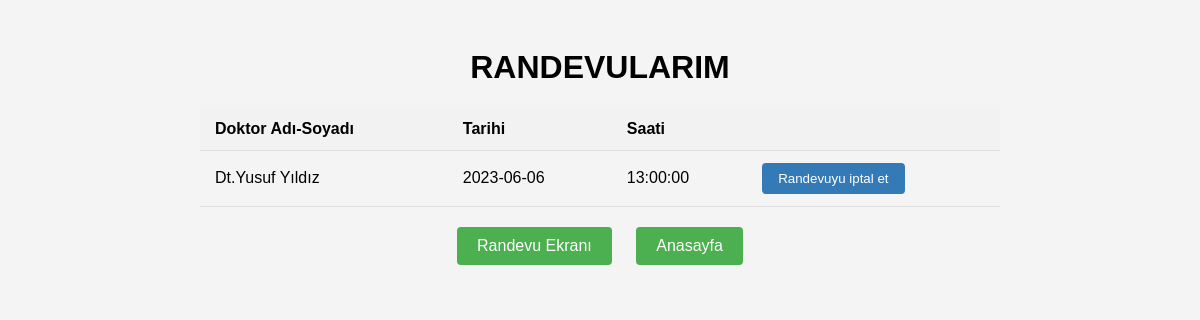
The page /randevu_goruntule.php (signed in) on the database its author committed.
### tables this page shows
CREATE TABLE `randevular` (
  `randevu_id` int(11) UNSIGNED NOT NULL,
  `tc` varchar(11) NOT NULL,
  `tam_ad` varchar(100) NOT NULL DEFAULT '',
  `tarih` date NOT NULL,
  `saat` time NOT NULL
);

### randevu_goruntule.php (the view, shortened to what this page needs)
<!DOCTYPE html>
<html>
<head>
</head>
<body>
    <div class="container">
        <h1>RANDEVULARIM</h1>
        <?php
        include("config.php");
        $kaydeden_tc=$_SESSION['form_tc'];
        $sql = "SELECT * FROM randevular WHERE `tc`='$kaydeden_tc'";
        $cevap = mysqli_query($db, $sql);
        echo "<form method='post' action=''>";
        echo "<table>";
        echo "<tr><th>Doktor Adı-Soyadı</th><th>Tarihi</th><th>Saati</th><th></th></tr>";
        while ($gelen = mysqli_fetch_array($cevap)) {
            echo "<tr><td>" . $gelen['tam_ad'] . "</td>";
            echo "<td>" . $gelen['tarih'] . "</td>";
            echo "<td>" . $gelen['saat'] . "</td>";
            echo "<td><input type='hidden' name='randevu_id' value='" . $gelen['randevu_id'] . "'><input type='submit' name='submit' value='Randevuyu iptal et'></td></tr>";
        }
        echo "</table>";
        echo "</form>";
        ?>
        <div class="buttons">
            <a href="ekran.php">Randevu Ekranı</a>
            <a href="anasayfa.php">Anasayfa</a>
        </div>
    </div>
</body>
</html>

### randevu_goruntule.php (style rules this page uses)
body { font-family: Arial, sans-serif; background-color: #f4f4f4; }
.container { max-width: 800px; margin: 0 auto; padding: 20px; }
h1, h4 { text-align: center; }
table { width: 100%; border-collapse: collapse; margin-top: 20px; }
th, td { padding: 12px 15px; text-align: left; border-bottom: 1px solid #ddd; }
th { background-color: #f2f2f2; font-weight: bold; }
.buttons { margin-top: 20px; text-align: center; }
.buttons a { display: inline-block; margin: 0 10px; padding: 10px 20px; background-color: #4caf50; color: #fff; text-decoration: none; border-radius: 4px; transition: background-color 0.3s ease; }
input[type="submit"] { display: inline-block; padding: 8px 16px; background-color: #337ab7; color: #fff; border: none; border-radius: 4px; cursor: pointer; transition: background-color 0.3s ease; }

### rows shown on the page
randevular: tam_ad "Dt.Yusuf Yıldız", tarih "2023-06-06", saat "13:00:00"
